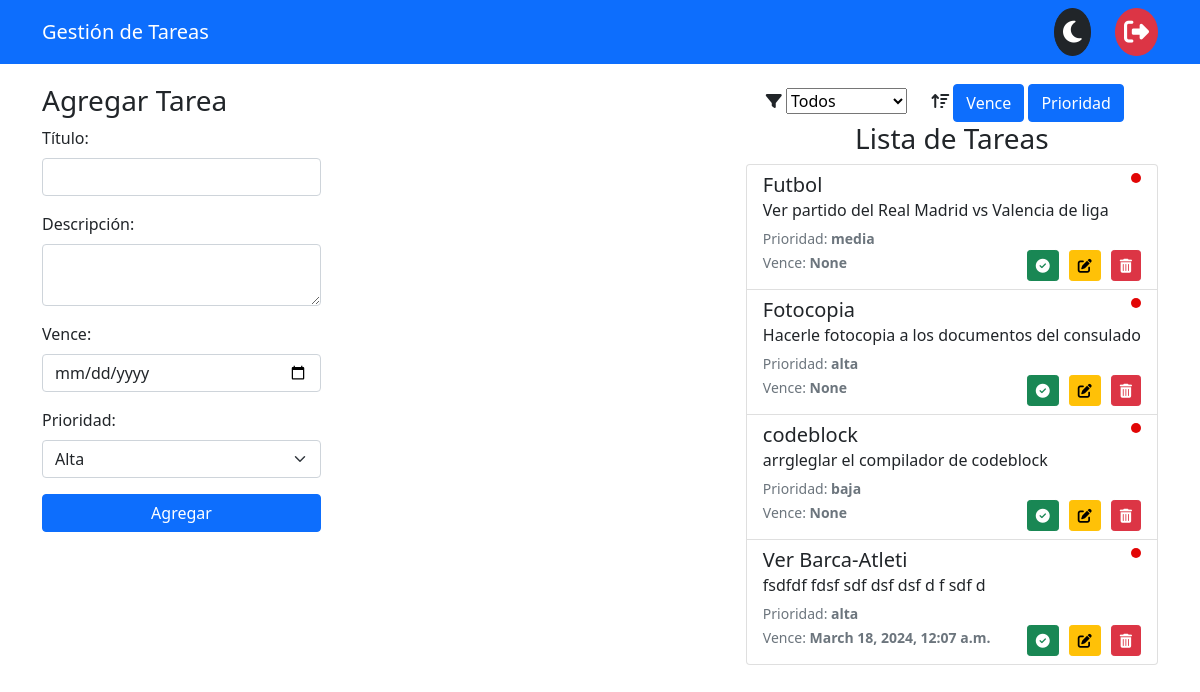
/tasks/, run on the app's committed database.
### app/models.py (models this page shows, shortened)
class Task(models.Model):
    titulo = models.CharField(max_length = 30)
    descripcion = models.TextField()
    prioridad = models.CharField(max_length = 10)
    estado = models.BooleanField(default = False)
    is_public = models.BooleanField(default = False)
    vence = models.DateTimeField(auto_now_add=True)
    autor = models.ForeignKey(User, on_delete = models.CASCADE)

### app/views.py (the view)
# urls.py: path("", views.index, name = "index"),
def index(request):
    data = Task.objects.all()
    context = {
        "data" : data
    }
    return render(request, "app/index.html", context)

### app/templates/app/index.html (shortened to what this page needs)
<!DOCTYPE html>
<html lang="es">
<head>
    {% load static %}
    <link href="{% static 'app/css/bootstrap.min.css' %}" rel="stylesheet">
    <link rel="stylesheet" href="{% static 'app/css/style.css' %}">
    <link rel="stylesheet" href="{% static 'app/font-awesome/css/all.css' %}">
</head>
<body>
    <header class="navbar navbar-dark bg-primary fixed-top">
        <div class="container">
            <span class="navbar-brand mb-0 h1">Gestión de Tareas</span>
            <div id="iconos">
                <button class="btn btn-sm btn-toggle-dark-mode btn-dark"><i class="fas fa-moon"></i></button>
                <button class="btn btn-sm btn-danger btn-logout"><i class="fas fa-sign-out-alt"></i></button>
            </div>
        </div>
    </header>
    <main class="container mt-4" id="main">
        <div class="col-md-3" id="menu">
            <form id="taskForm" action={% url "insert" %} method="POST">
                <h3 id="titulo-menu">Agregar Tarea</h3>
                <div class="mb-3">
                    <label for="titleInput" class="form-label">Título:</label>
                    <input type="text" class="form-control text-box" id="titleInput" required name="titulo">
                </div>
                <div class="mb-3">
                    <label for="descriptionInput" class="form-label">Descripción:</label>
                    <textarea class="form-control text-box" id="descriptionInput" required name="descripcion"></textarea>
                </div>
                <div class="mb-3">
                    <label for="dueDateInput" class="form-label">Vence:</label>
                    <input type="date" class="form-control text-box" id="dueDateInput" required name="vence">
                </div>
                <div class="mb-3">
                    <label for="priorityInput" class="form-label">Prioridad:</label>
                    <select class="form-select text-box" id="priorityInput" required name="prioridad">
                        <option value="alta">Alta</option>
                    </select>
                </div>
                <button type="submit" class="btn btn-primary w-100" id="btn-cambiante">Agregar</button>
            </form>
        </div>
        <div id="tareas">
            <div id="filtros">
                <div id="show" class="filtro-item">
                    <label for="filterSelect">
                        <i class="fas fa-filter"></i>
                    </label>
                    <select id="filterSelect">
                        <option value="todos">Todos</option>
                    </select>
                </div>
                <div id="sort" class="filtro-item">
                    <i class="fas fa-sort-amount-up"></i>
                    <button type="button" class="btn btn-primary" id="sortByDueDateBtn">Vence</button>
                    <button type="button" class="btn btn-primary" id="sortByPriorityBtn">Prioridad</button>
                </div>
            </div>
            <h3 class="centrar">Lista de Tareas</h3>
            <div id="taskList" class="list-group">
                {% for i in data %}
                <div class="list-group-item" data-due-date="{{ i.vence }}" data-priority="{{ i.prioridad }}"
                    data-id="{{ i.id }}">
                    <h5 class="mb-1 title-list inline">{{ i.titulo }}</h5>
                    <div class="circulo"></div>
                    <p class="mb-1">{{ i.descripcion }}</p>
                    <small class="text-muted">Prioridad: <b>{{ i.prioridad }}</b> </small>
                    <br>
                    <small class="text-muted">Vence: <b>{{ i.vence }}</b> </small>
                    <button type="button" class="btn btn-sm btn-danger float-end delete-btn"><i
                            class="fas fa-trash-alt"></i></button>
                    <button type="button" class="margen btn btn-sm btn-warning float-end edit-btn"><i
                            class="fas fa-edit"></i></button>
                    <button type="button" class="btn btn-sm btn-success float-end complete-btn"><i
                            class="fas fa-check-circle"></i>
                    </button>
                </div>
                {% endfor %}
            </div>
        </div>
    </main>
</body>
</html>

### app/static/app/css/style.css (style rules this page uses)
body { padding-top: 60px; }
#iconos .btn { font-size: 25px; border-radius: 50%; margin-left: 20px; }
.filtro-item { display: inline; margin-left: 20px; }
#main { display: flex; justify-content: space-between; }
.centrar { text-align: center; }
.margen { margin: 0 10px; }
.list-group-item { background-color: #fff; }
.circulo { display: inline-block; width: 10px; height: 10px; background-color: rgb(226, 6, 6); border-radius: 50%; float: right; }
.inline { display: inline; }

### data on the page
Task: titulo "Futbol", descripcion "Ver partido del Real Madrid vs Valencia de liga", prioridad "media", vence "None"
Task: titulo "Fotocopia", descripcion "Hacerle fotocopia a los documentos del consulado", prioridad "alta", vence "None"
Task: titulo "codeblock", descripcion "arrgleglar el compilador de codeblock", prioridad "baja", vence "None"
Task: titulo "Ver Barca-Atleti", descripcion "fsdfdf fdsf sdf dsf dsf d f sdf d", prioridad "alta", vence "March 18, 2024, 12:07 a.m."
